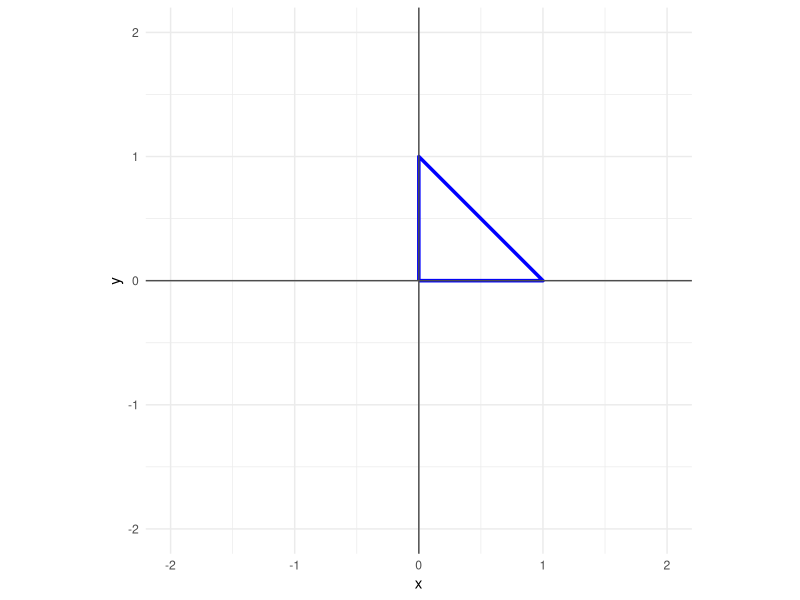

Recreate this plot in R. (Note: this script raises an error after producing the figure.)
library(tidyverse)
library(ggplot2)
library(gganimate)
# library(gifski)

# --------------
# plot a triangle
# --------------

# create matrix defining a triangle:
my_shape <- matrix(c(0,0,
                     1,0,
                     0,1,
                     0,0), 
                   nrow = 2, byrow = TRUE)
my_shape

# prepare to plot: convert to df and label columns x & y
df_my_shape <- as.data.frame(t(my_shape))  
colnames(df_my_shape) <- c("x","y")

df_my_shape

# plot
plot_my_shape <- df_my_shape %>% 
  ggplot(aes(x = x, y = y)) +
         geom_path(color = 'blue', linewidth = 1.2) +
         geom_hline(yintercept = 0, color = "gray30") +
         geom_vline(xintercept = 0, color = "gray30") +
         coord_fixed(xlim = c(-2,2), ylim = c(-2,2)) +
         theme_minimal()

plot_my_shape + plot_annotation("Original Triangle")

# --------------
# scale by 2
# --------------

# create scaling transformation matrix multiplying x and y by 2 
matrix_scale <- matrix(c(2,0,
                         0,2),
                       nrow = 2, byrow = TRUE)
matrix_scale

# multiply: transpose my_shape matrix so # rows match # columns 
my_shape_scaled <- t(my_shape) %*% matrix_scale 
my_shape_scaled

# convert to df with column names x,y
df_my_shape_scaled <- as.data.frame(my_shape_scaled)  
colnames(df_my_shape_scaled) <- c("x","y")

df_my_shape_scaled

# plot
plot_my_shape_scaled <- df_my_shape_scaled %>% 
  ggplot(aes(x = x, y = y)) +
  geom_path(color = 'blue', linewidth = 1.2) +
  geom_hline(yintercept = 0, color = "gray30") +
  geom_vline(xintercept = 0, color = "gray30") +
  coord_fixed(xlim = c(-2,2), ylim = c(-2,2)) +
  theme_minimal()

plot_my_shape + plot_my_shape_scaled  + plot_annotation("Original and Scaled Triangle")

# --------------
# flip over x axis
# --------------

# create transformation matrix (x, y) → (x, -y)
matrix_flip <- matrix(c(1, 0,
                        0,-1),
                       nrow = 2, byrow = TRUE)
matrix_flip

# multiply: transpose my_shape matrix so # rows match # columns 
my_shape_flip <- t(my_shape) %*% matrix_flip 
my_shape_flip

# convert to df with column names x,y
df_my_shape_flip <- as.data.frame(my_shape_flip)  
colnames(df_my_shape_flip) <- c("x","y")

df_my_shape_flip

# plot
plot_my_shape_flip <- df_my_shape_flip %>% 
  ggplot(aes(x = x, y = y)) +
  geom_path(color = 'blue', linewidth = 1.2) +
  geom_hline(yintercept = 0, color = "gray30") +
  geom_vline(xintercept = 0, color = "gray30") +
  coord_fixed(xlim = c(-2,2), ylim = c(-2,2)) +
  theme_minimal()

plot_my_shape + plot_my_shape_flip + plot_annotation("Original and Flipped Triangle Over x Axis")

# ------------
# rotate and store fixed plot images
# ------------

# create transformation matrix (x, y) → (-y, x)
matrix_rotate_90 <- matrix(c(0,-1,
                             1, 0),
                           nrow = 2, byrow = TRUE)
matrix_rotate_90

# create list to hold plots for display
rotated_shapes <- list()
rotated_shapes[[1]] <- plot_my_shape

current_shape <- t(my_shape)
current_shape

# loop: multiply, convert to df, create and store plot

for (i in 2:5) {
  
  # multiply matrix
  current_shape <- current_shape %*% matrix_rotate_90 
  current_shape
  
  # convert transformed matrix to df with column names x,y
  df_rotate_90 <- as.data.frame(current_shape)  
  colnames(df_rotate_90) <- c("x","y")
  
  df_rotate_90
  
  # create and store plot
  rotated_shapes[[i]] <- df_rotate_90 %>% 
    ggplot(aes(x = x, y = y)) +
    geom_path(color = 'blue', linewidth = 1.2) +
    geom_hline(yintercept = 0, color = "gray30") +
    geom_vline(xintercept = 0, color = "gray30") +
    coord_fixed(xlim = c(-2,2), ylim = c(-2,2)) +
    theme_minimal() 
  }

plot_display <- rotated_shapes[[1]] +
                rotated_shapes[[2]]+
                rotated_shapes[[3]]+
                rotated_shapes[[4]]+
                rotated_shapes[[5]]

plot_display + 
  plot_layout(ncol = 5) +
  plot_annotation("Original and Rotated Triangle: Clockwise 360 Degrees")



















# --------------
# rotation: counterclockwise rotation animation sequence
# using loop and gganimation package
# --------------

# create transformation matrix (x, y) → (-y, x)
matrix_rotate_90 <- matrix(c(0,-1,
                             1, 0),
                        nrow = 2, byrow = TRUE)
matrix_rotate_90

# create empty df
df_animation <- data.frame()

# current shape
current_shape <- my_shape

# loop: append current shape matrix to df and rotate
for (i in 0:3) {
  temp <- as.data.frame(t(current_shape))
  colnames(temp) <- c("x","y")
  temp$frame <- i
  
  df_animation <- rbind(df_animation,temp)
  
  # check i and rotate
  if(i<3)  {current_shape <- matrix_rotate_90 %*% current_shape}
}

#df_animation

plot_animated <- df_animation %>% 
  ggplot(aes(x=x,y=y, group = frame))+
  geom_path(color = "blue", linewidth = 1.5) +
  coord_fixed(xlim = c(-2,2), ylim = c(-2,2)) +
  theme_minimal() +
  transition_states(frame, transition_length = 2, state_length = 1, wrap = TRUE) 

animate(plot_animated, 
        nframes = 5, 
        fps = 1, 
        renderer = file_renderer(dir = "C:/Users/amand/Documents/", 
                                 prefix = "triangle_rotation_", 
                                 overwrite = TRUE))


















# --------------
# NOT USED - rotate four times -90 degrees
# --------------

# create list of matrices with original in position 1
rotated_shapes <- list()
rotated_shapes[[1]] <- my_shape

# loop and multiply to create rotated matrices
for (i in 2:5) {rotated_shapes[[i]] <- matrix_rotate_90 %*% rotated_shapes[[i-1]]}

# convert new matrices to dfs for plotting
df_my_shape_rotate_90 <- as.data.frame(t(rotated_shapes[[2]]))
df_my_shape_rotate_180 <- as.data.frame(t(rotated_shapes[[3]]))
df_my_shape_rotate_270 <- as.data.frame(t(rotated_shapes[[4]]))
df_my_shape_rotate_360 <- as.data.frame(t(rotated_shapes[[5]]))
